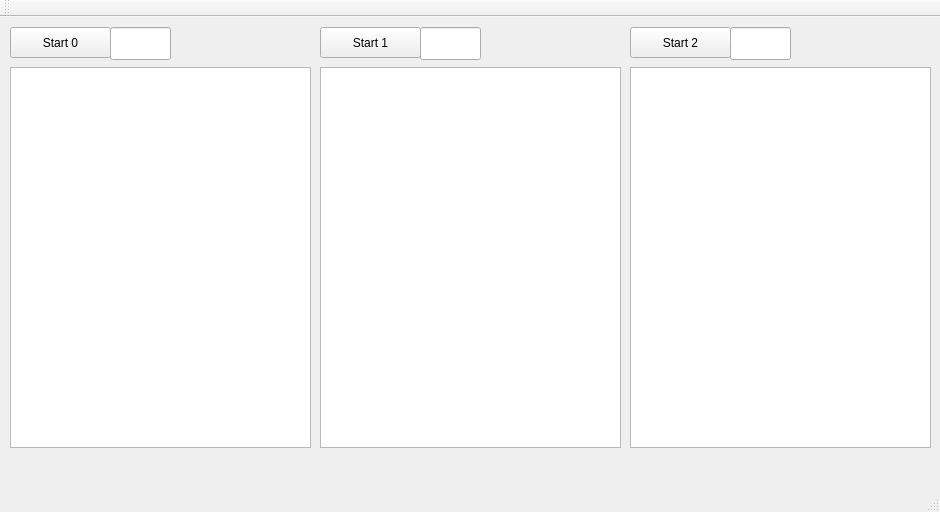
<?xml version="1.0" encoding="UTF-8"?>
<ui version="4.0">
 <class>MainWindow</class>
 <widget class="QMainWindow" name="MainWindow">
  <property name="geometry">
   <rect>
    <x>0</x>
    <y>0</y>
    <width>940</width>
    <height>512</height>
   </rect>
  </property>
  <property name="windowTitle">
   <string>MainWindow</string>
  </property>
  <widget class="QWidget" name="centralWidget">
   <widget class="QPushButton" name="pushButton_0">
    <property name="geometry">
     <rect>
      <x>10</x>
      <y>10</y>
      <width>101</width>
      <height>31</height>
     </rect>
    </property>
    <property name="text">
     <string>Start 0</string>
    </property>
   </widget>
   <widget class="QTextEdit" name="textEdit_1">
    <property name="geometry">
     <rect>
      <x>320</x>
      <y>50</y>
      <width>301</width>
      <height>381</height>
     </rect>
    </property>
   </widget>
   <widget class="QPushButton" name="pushButton_1">
    <property name="geometry">
     <rect>
      <x>320</x>
      <y>10</y>
      <width>101</width>
      <height>31</height>
     </rect>
    </property>
    <property name="text">
     <string>Start 1</string>
    </property>
   </widget>
   <widget class="QTextEdit" name="textEdit_0">
    <property name="geometry">
     <rect>
      <x>10</x>
      <y>50</y>
      <width>301</width>
      <height>381</height>
     </rect>
    </property>
   </widget>
   <widget class="QLineEdit" name="lineEdit_0">
    <property name="geometry">
     <rect>
      <x>110</x>
      <y>10</y>
      <width>61</width>
      <height>33</height>
     </rect>
    </property>
   </widget>
   <widget class="QLineEdit" name="lineEdit_1">
    <property name="geometry">
     <rect>
      <x>420</x>
      <y>10</y>
      <width>61</width>
      <height>33</height>
     </rect>
    </property>
   </widget>
   <widget class="QTextEdit" name="textEdit_2">
    <property name="geometry">
     <rect>
      <x>630</x>
      <y>50</y>
      <width>301</width>
      <height>381</height>
     </rect>
    </property>
   </widget>
   <widget class="QPushButton" name="pushButton_2">
    <property name="geometry">
     <rect>
      <x>630</x>
      <y>10</y>
      <width>101</width>
      <height>31</height>
     </rect>
    </property>
    <property name="text">
     <string>Start 2</string>
    </property>
   </widget>
   <widget class="QLineEdit" name="lineEdit_2">
    <property name="geometry">
     <rect>
      <x>730</x>
      <y>10</y>
      <width>61</width>
      <height>33</height>
     </rect>
    </property>
   </widget>
   <zorder>pushButton_0</zorder>
   <zorder>textEdit_1</zorder>
   <zorder>pushButton_1</zorder>
   <zorder>textEdit_0</zorder>
   <zorder>lineEdit_0</zorder>
   <zorder>lineEdit_1</zorder>
   <zorder>textEdit_2</zorder>
   <zorder>lineEdit_2</zorder>
   <zorder>pushButton_2</zorder>
  </widget>
  <widget class="QMenuBar" name="menuBar">
   <property name="geometry">
    <rect>
     <x>0</x>
     <y>0</y>
     <width>940</width>
     <height>27</height>
    </rect>
   </property>
  </widget>
  <widget class="QToolBar" name="mainToolBar">
   <attribute name="toolBarArea">
    <enum>TopToolBarArea</enum>
   </attribute>
   <attribute name="toolBarBreak">
    <bool>false</bool>
   </attribute>
  </widget>
  <widget class="QStatusBar" name="statusBar"/>
 </widget>
 <layoutdefault spacing="6" margin="11"/>
 <resources/>
 <connections/>
</ui>
